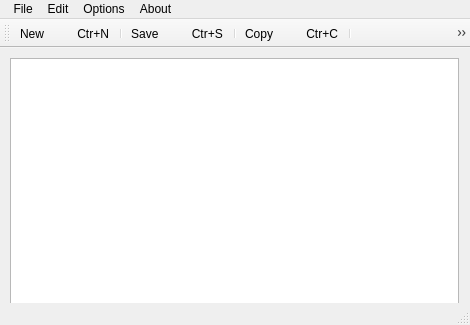
<?xml version="1.0" encoding="UTF-8"?>
<ui version="4.0">
 <class>Notepad</class>
 <widget class="QMainWindow" name="Notepad">
  <property name="geometry">
   <rect>
    <x>0</x>
    <y>0</y>
    <width>470</width>
    <height>325</height>
   </rect>
  </property>
  <property name="windowTitle">
   <string>Notepad</string>
  </property>
  <widget class="QWidget" name="centralWidget">
   <widget class="QWidget" name="horizontalLayoutWidget">
    <property name="geometry">
     <rect>
      <x>-1</x>
      <y>-1</y>
      <width>471</width>
      <height>271</height>
     </rect>
    </property>
    <layout class="QHBoxLayout" name="horizontalLayout">
     <item>
      <widget class="QPlainTextEdit" name="plainTextEdit"/>
     </item>
    </layout>
   </widget>
  </widget>
  <widget class="QToolBar" name="mainToolBar">
   <attribute name="toolBarArea">
    <enum>TopToolBarArea</enum>
   </attribute>
   <attribute name="toolBarBreak">
    <bool>false</bool>
   </attribute>
   <addaction name="actionNew"/>
   <addaction name="separator"/>
   <addaction name="actionSave"/>
   <addaction name="separator"/>
   <addaction name="actionCopy"/>
   <addaction name="separator"/>
   <addaction name="actionCut"/>
   <addaction name="actionPaste"/>
   <addaction name="separator"/>
   <addaction name="actionUndo"/>
   <addaction name="actionRedo"/>
  </widget>
  <widget class="QStatusBar" name="statusBar"/>
  <widget class="QMenuBar" name="menuBar">
   <property name="geometry">
    <rect>
     <x>0</x>
     <y>0</y>
     <width>470</width>
     <height>22</height>
    </rect>
   </property>
   <widget class="QMenu" name="menu_File">
    <property name="title">
     <string> File</string>
    </property>
    <addaction name="separator"/>
    <addaction name="actionNew"/>
    <addaction name="actionOpen"/>
    <addaction name="separator"/>
    <addaction name="actionSave"/>
    <addaction name="actionSave_As"/>
   </widget>
   <widget class="QMenu" name="menuEdit">
    <property name="title">
     <string>Edit</string>
    </property>
    <addaction name="actionCopy"/>
    <addaction name="actionPaste"/>
    <addaction name="actionCut"/>
    <addaction name="separator"/>
    <addaction name="actionUndo"/>
    <addaction name="actionRedo"/>
   </widget>
   <widget class="QMenu" name="menuAbout">
    <property name="title">
     <string>About</string>
    </property>
    <addaction name="actionAbout_Me"/>
   </widget>
   <widget class="QMenu" name="menuOptions">
    <property name="title">
     <string>Options</string>
    </property>
    <addaction name="actionChange_Font"/>
   </widget>
   <addaction name="menu_File"/>
   <addaction name="menuEdit"/>
   <addaction name="menuOptions"/>
   <addaction name="menuAbout"/>
  </widget>
  <action name="actionNew">
   <property name="icon">
    <iconset resource="resource.qrc">
     <normaloff>:/rec/icons/file.png</normaloff>:/rec/icons/file.png</iconset>
   </property>
   <property name="text">
    <string>New          Ctr+N</string>
   </property>
   <property name="shortcut">
    <string>Ctrl+N</string>
   </property>
  </action>
  <action name="actionOpen">
   <property name="icon">
    <iconset resource="resource.qrc">
     <normaloff>:/rec/icons/file.png</normaloff>:/rec/icons/file.png</iconset>
   </property>
   <property name="text">
    <string>Open        Ctr+O</string>
   </property>
   <property name="shortcut">
    <string>Ctrl+O</string>
   </property>
  </action>
  <action name="actionSave">
   <property name="icon">
    <iconset resource="resource.qrc">
     <normaloff>:/rec/icons/save.png</normaloff>:/rec/icons/save.png</iconset>
   </property>
   <property name="text">
    <string>Save          Ctr+S</string>
   </property>
   <property name="shortcut">
    <string>Ctrl+S</string>
   </property>
  </action>
  <action name="actionSave_As">
   <property name="icon">
    <iconset resource="resource.qrc">
     <normaloff>:/rec/icons/save.png</normaloff>:/rec/icons/save.png</iconset>
   </property>
   <property name="text">
    <string>Save As</string>
   </property>
  </action>
  <action name="actionCopy">
   <property name="icon">
    <iconset resource="resource.qrc">
     <normaloff>:/rec/icons/copy.png</normaloff>:/rec/icons/copy.png</iconset>
   </property>
   <property name="text">
    <string>Copy          Ctr+C</string>
   </property>
   <property name="shortcut">
    <string>Ctrl+C</string>
   </property>
  </action>
  <action name="actionPaste">
   <property name="icon">
    <iconset resource="resource.qrc">
     <normaloff>:/rec/icons/paste.png</normaloff>:/rec/icons/paste.png</iconset>
   </property>
   <property name="text">
    <string> Paste        Ctr+V</string>
   </property>
   <property name="shortcut">
    <string>Ctrl+V</string>
   </property>
  </action>
  <action name="actionCut">
   <property name="icon">
    <iconset resource="resource.qrc">
     <normaloff>:/rec/icons/cut.png</normaloff>:/rec/icons/cut.png</iconset>
   </property>
   <property name="text">
    <string>Cut             Ctr+X</string>
   </property>
   <property name="shortcut">
    <string>Ctrl+X</string>
   </property>
  </action>
  <action name="actionAbout_Me">
   <property name="icon">
    <iconset resource="resource.qrc">
     <normaloff>:/rec/icons/info.png</normaloff>:/rec/icons/info.png</iconset>
   </property>
   <property name="text">
    <string>About Me!</string>
   </property>
  </action>
  <action name="actionUndo">
   <property name="icon">
    <iconset resource="resource.qrc">
     <normaloff>:/rec/icons/undo.png</normaloff>:/rec/icons/undo.png</iconset>
   </property>
   <property name="text">
    <string>Undo         Ctr+Z</string>
   </property>
   <property name="shortcut">
    <string>Ctrl+Z</string>
   </property>
  </action>
  <action name="actionRedo">
   <property name="icon">
    <iconset resource="resource.qrc">
     <normaloff>:/rec/icons/redo.png</normaloff>:/rec/icons/redo.png</iconset>
   </property>
   <property name="text">
    <string>Redo         Ctr+Y</string>
   </property>
   <property name="shortcut">
    <string>Ctrl+Y</string>
   </property>
  </action>
  <action name="actionChange_Font">
   <property name="text">
    <string>Font</string>
   </property>
  </action>
 </widget>
 <layoutdefault spacing="6" margin="11"/>
 <resources>
  <include location="resource.qrc"/>
 </resources>
 <connections/>
</ui>
